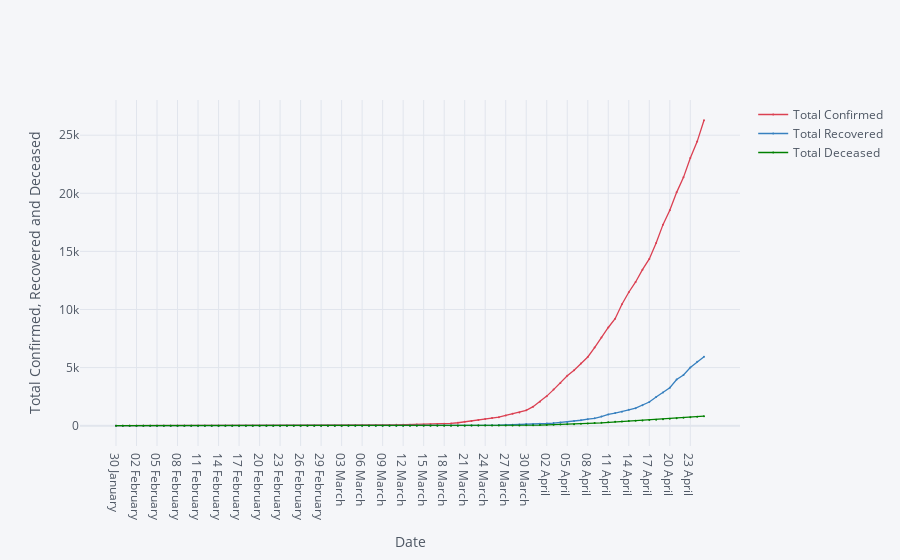

The cell this chart's notebook holds for it:
### Markdown cell above
# Total confirmed, recovered and deceased- datewise.

### Code cell
df6.iplot(kind= 'scatter', x= 'Date', y=['Total Confirmed', 'Total Recovered', 'Total Deceased'], mode= 'markers+lines', xTitle= 'Date', yTitle= 'Total Confirmed, Recovered and Deceased', color= ['red', 'blue', 'green'], size= 2)

### Figure 1 — Plotly figure (JSON) as saved in the notebook; plotly's stock layout.template omitted (floating-point values rounded to 4 significant figures)
{"data": [{"line": {"color": "rgba(219, 64, 82, 1.0)", "dash": "solid", "shape": "linear", "width": 1.3}, "marker": {"size": 2, "symbol": "circle"}, "mode": "markers+lines", "name": "Total Confirmed", "text": "", "type": "scatter", "x": ["30 January ", "31 January ", "01 February ", "02 February ", "03 February ", "04 February ", "05 February ", "06 February ", "07 February ", "08 February ", "09 February ", "10 February ", "11 February ", "12 February ", "13 February ", "14 February ", "15 February ", "16 February ", "17 February ", "18 February ", "19 February ", "20 February ", "21 February ", "22 February ", "23 February ", "24 February ", "25 February ", "26 February ", "27 February ", "28 February ", "29 February ", "01 March ", "02 March ", "03 March ", "04 March ", "05 March ", "06 March ", "07 March ", "08 March ", "09 March ", "10 March ", "11 March ", "12 March ", "13 March ", "14 March ", "15 March ", "16 March ", "17 March ", "18 March ", "19 March ", "20 March ", "21 March ", "22 March ", "23 March ", "24 March ", "25 March ", "26 March ", "27 March ", "28 March ", "29 March ", "30 March ", "31 March ", "01 April ", "02 April ", "03 April ", "04 April ", "05 April ", "06 April ", "07 April ", "08 April ", "09 April ", "10 April ", "11 April ", "12 April ", "13 April ", "14 April ", "15 April ", "16 April ", "17 April ", "18 April ", "19 April ", "20 April ", "21 April ", "22 April ", "23 April ", "24 April ", "25 April "], "y": [1, 1, 1, 2, 3, 3, 3, 3, 3, 3, 3, 3, 3, 3, 3, 3, 3, 3, 3, 3, 3, 3, 3, 3, 3, 3, 3, 3, 3, 3, 3, 3, 5, 6, 28, 30, 31, 34, 39, 48, 63, 71, 81, 91, 102, 112, 126, 146, 171, 198, 256, 334, 403, 497, 571, 657, 730, 883, 1019, 1139, 1326, 1635, 2059, 2545, 3105, 3684, 4293, 4777, 5349, 5914, 6727, 7598, 8452, 9210, 10453, 11484, 12370, 13431, 14353, 15724, 17304, 18543, 20080, 21372, 23039, 24447, 26282]}, {"line": {"color": "rgba(55, 128, 191, 1.0)", "dash": "solid", "shape": "linear", "width": 1.3}, "marker": {"size": 2, "symbol": "circle"}, "mode": "markers+lines", "name": "Total Recovered", "text": "", "type": "scatter", "x": ["30 January ", "31 January ", "01 February ", "02 February ", "03 February ", "04 February ", "05 February ", "06 February ", "07 February ", "08 February ", "09 February ", "10 February ", "11 February ", "12 February ", "13 February ", "14 February ", "15 February ", "16 February ", "17 February ", "18 February ", "19 February ", "20 February ", "21 February ", "22 February ", "23 February ", "24 February ", "25 February ", "26 February ", "27 February ", "28 February ", "29 February ", "01 March ", "02 March ", "03 March ", "04 March ", "05 March ", "06 March ", "07 March ", "08 March ", "09 March ", "10 March ", "11 March ", "12 March ", "13 March ", "14 March ", "15 March ", "16 March ", "17 March ", "18 March ", "19 March ", "20 March ", "21 March ", "22 March ", "23 March ", "24 March ", "25 March ", "26 March ", "27 March ", "28 March ", "29 March ", "30 March ", "31 March ", "01 April ", "02 April ", "03 April ", "04 April ", "05 April ", "06 April ", "07 April ", "08 April ", "09 April ", "10 April ", "11 April ", "12 April ", "13 April ", "14 April ", "15 April ", "16 April ", "17 April ", "18 April ", "19 April ", "20 April ", "21 April ", "22 April ", "23 April ", "24 April ", "25 April "], "y": [0, 0, 0, 0, 0, 0, 0, 0, 0, 0, 0, 0, 0, 0, 1, 1, 1, 2, 2, 2, 2, 3, 3, 3, 3, 3, 3, 3, 3, 3, 3, 3, 3, 3, 3, 3, 3, 3, 3, 3, 4, 4, 4, 10, 10, 13, 14, 15, 15, 20, 23, 23, 23, 25, 40, 43, 50, 75, 85, 102, 137, 150, 169, 191, 230, 286, 329, 394, 469, 565, 635, 786, 972, 1086, 1198, 1365, 1509, 1767, 2040, 2466, 2854, 3273, 3976, 4370, 5012, 5496, 5938]}, {"line": {"color": "rgba(0, 128, 0, 1.0)", "dash": "solid", "shape": "linear", "width": 1.3}, "marker": {"size": 2, "symbol": "circle"}, "mode": "markers+lines", "name": "Total Deceased", "text": "", "type": "scatter", "x": ["30 January ", "31 January ", "01 February ", "02 February ", "03 February ", "04 February ", "05 February ", "06 February ", "07 February ", "08 February ", "09 February ", "10 February ", "11 February ", "12 February ", "13 February ", "14 February ", "15 February ", "16 February ", "17 February ", "18 February ", "19 February ", "20 February ", "21 February ", "22 February ", "23 February ", "24 February ", "25 February ", "26 February ", "27 February ", "28 February ", "29 February ", "01 March ", "02 March ", "03 March ", "04 March ", "05 March ", "06 March ", "07 March ", "08 March ", "09 March ", "10 March ", "11 March ", "12 March ", "13 March ", "14 March ", "15 March ", "16 March ", "17 March ", "18 March ", "19 March ", "20 March ", "21 March ", "22 March ", "23 March ", "24 March ", "25 March ", "26 March ", "27 March ", "28 March ", "29 March ", "30 March ", "31 March ", "01 April ", "02 April ", "03 April ", "04 April ", "05 April ", "06 April ", "07 April ", "08 April ", "09 April ", "10 April ", "11 April ", "12 April ", "13 April ", "14 April ", "15 April ", "16 April ", "17 April ", "18 April ", "19 April ", "20 April ", "21 April ", "22 April ", "23 April ", "24 April ", "25 April "], "y": [0, 0, 0, 0, 0, 0, 0, 0, 0, 0, 0, 0, 0, 0, 0, 0, 0, 0, 0, 0, 0, 0, 0, 0, 0, 0, 0, 0, 0, 0, 0, 0, 0, 0, 0, 0, 0, 0, 0, 0, 0, 0, 1, 1, 2, 2, 2, 3, 3, 4, 4, 4, 7, 9, 10, 11, 16, 19, 24, 27, 41, 47, 53, 69, 83, 96, 118, 134, 161, 181, 227, 249, 289, 331, 358, 395, 422, 448, 486, 521, 559, 592, 645, 681, 721, 780, 824]}], "layout": {"legend": {"bgcolor": "#F5F6F9", "font": {"color": "#4D5663"}}, "paper_bgcolor": "#F5F6F9", "plot_bgcolor": "#F5F6F9", "title": {"font": {"color": "#4D5663"}}, "xaxis": {"gridcolor": "#E1E5ED", "showgrid": true, "tickfont": {"color": "#4D5663"}, "title": {"font": {"color": "#4D5663"}, "text": "Date"}, "zerolinecolor": "#E1E5ED"}, "yaxis": {"gridcolor": "#E1E5ED", "showgrid": true, "tickfont": {"color": "#4D5663"}, "title": {"font": {"color": "#4D5663"}, "text": "Total Confirmed, Recovered and Deceased"}, "zerolinecolor": "#E1E5ED"}}}
